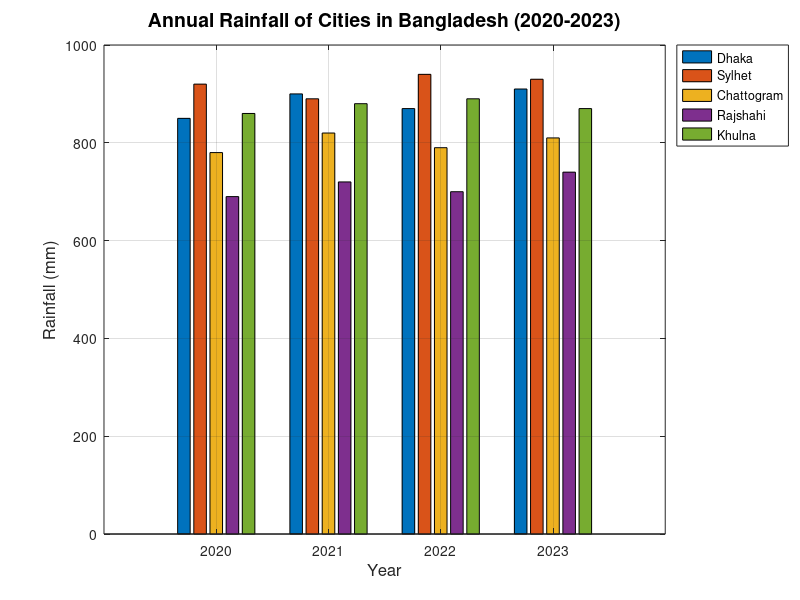
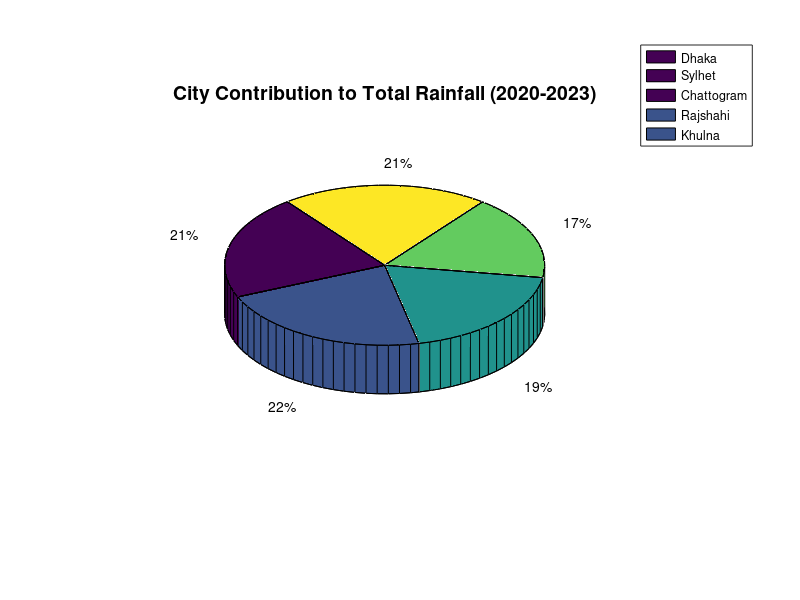

Write the MATLAB code that produced these figures, in order.
clc; close all; clear all;

% Data setup: Rows = Years (2020-2023), Columns = Cities (Dhaka, Sylhet, Chattogram, Rajshahi, Khulna)
years = [2020; 2021; 2022; 2023];
rainfall_matrix = [
    850, 920, 780, 690, 860;
    900, 890, 820, 720, 880;
    870, 940, 790, 700, 890;
    910, 930, 810, 740, 870
];
city_names = {'Dhaka', 'Sylhet', 'Chattogram', 'Rajshahi', 'Khulna'};

%% a) Grouped Bar Chart
figure('Name', 'Grouped Bar Chart - Annual Rainfall', 'Position', [100, 100, 850, 500]);
bar(years, rainfall_matrix, 'grouped');
title('Annual Rainfall of Cities in Bangladesh (2020-2023)', 'FontSize', 14, 'FontWeight', 'bold');
xlabel('Year', 'FontSize', 12);
ylabel('Rainfall (mm)', 'FontSize', 12);
legend(city_names, 'Location', 'northeastoutside');
grid on;

%% b) 3D Pie Chart of Total Rainfall Contribution
% Calculate total rainfall across all 4 years for each city
total_rainfall = sum(rainfall_matrix, 1);

figure('Name', '3D Pie Chart - Rainfall Contribution', 'Position', [150, 150, 750, 650]);
pie3(total_rainfall);
title('City Contribution to Total Rainfall (2020-2023)', 'FontSize', 14, 'FontWeight', 'bold');
legend(city_names, 'Location', 'northeastoutside');
%==================================================================
